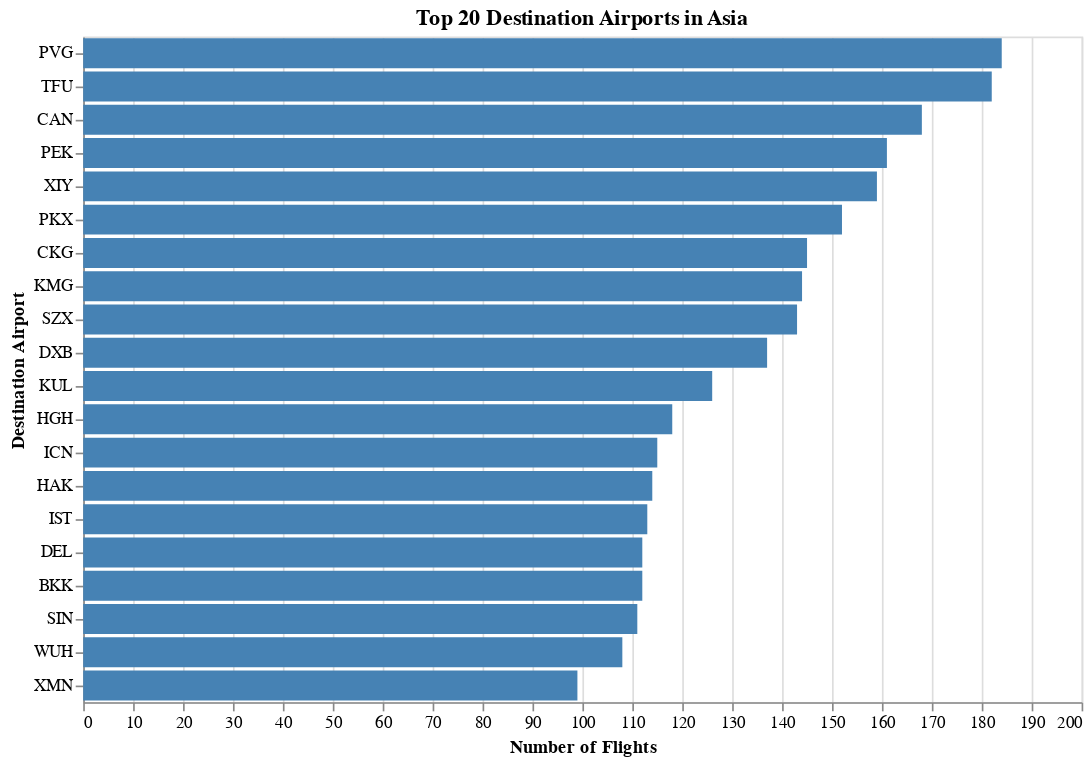

The notebook cell saved with this chart:
### Code cell
import altair as alt
import pandas as pd

top_dest = routes_df['Destination'].value_counts().head(20).reset_index()
top_dest.columns = ['Destination', 'Flight Count']

bar_chart = alt.Chart(top_dest).mark_bar(color='#4682B4').encode(
    x=alt.X('Flight Count:Q', title='Number of Flights'),
    y=alt.Y('Destination:N', sort='-x', title='Destination Airport'),
    tooltip=['Destination', 'Flight Count']
).properties(
    title='Top 20 Destination Airports in Asia',
    width=600,
    height=400
)

bar_chart

### Figure 1 — Vega-Lite specification as saved in the notebook (floating-point values rounded to 4 significant figures)
{"config": {"view": {"continuousWidth": 300, "continuousHeight": 300}}, "data": {"name": "data-2b7ddb320f1814d77ffa7a55156c593e"}, "mark": {"type": "bar", "color": "#4682B4"}, "encoding": {"tooltip": [{"field": "Destination", "type": "nominal"}, {"field": "Flight Count", "type": "quantitative"}], "x": {"field": "Flight Count", "title": "Number of Flights", "type": "quantitative"}, "y": {"field": "Destination", "sort": "-x", "title": "Destination Airport", "type": "nominal"}}, "height": 400, "title": "Top 20 Destination Airports in Asia", "width": 600, "$schema": "https://vega.github.io/schema/vega-lite/v5.20.1.json", "datasets": {"data-2b7ddb320f1814d77ffa7a55156c593e": [{"Destination": "PVG", "Flight Count": 184}, {"Destination": "TFU", "Flight Count": 182}, {"Destination": "CAN", "Flight Count": 168}, {"Destination": "PEK", "Flight Count": 161}, {"Destination": "XIY", "Flight Count": 159}, {"Destination": "PKX", "Flight Count": 152}, {"Destination": "CKG", "Flight Count": 145}, {"Destination": "KMG", "Flight Count": 144}, {"Destination": "SZX", "Flight Count": 143}, {"Destination": "DXB", "Flight Count": 137}, {"Destination": "KUL", "Flight Count": 126}, {"Destination": "HGH", "Flight Count": 118}, {"Destination": "ICN", "Flight Count": 115}, {"Destination": "HAK", "Flight Count": 114}, {"Destination": "IST", "Flight Count": 113}, {"Destination": "DEL", "Flight Count": 112}, {"Destination": "BKK", "Flight Count": 112}, {"Destination": "SIN", "Flight Count": 111}, {"Destination": "WUH", "Flight Count": 108}, {"Destination": "XMN", "Flight Count": 99}]}}
